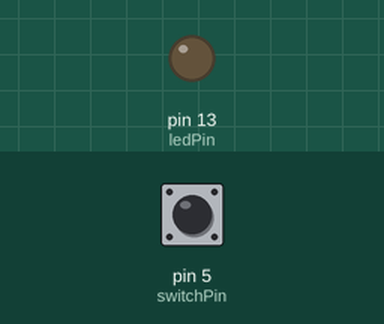
Bench run of a sketch on a simulated Arduino Uno, built with avr-gcc and run on an emulated ATmega328P. Parts: output pins drawn as LEDs (lit = HIGH). Dashed ring = blinking. The inputs (shaded band) are chosen by the test bench; at power-on: pin 5 (switchPin) HIGH.

Above: at 1.2 s.
1.3 s: pin 5 (switchPin) pulled LOW for 3.2 s
At 3.8 s:
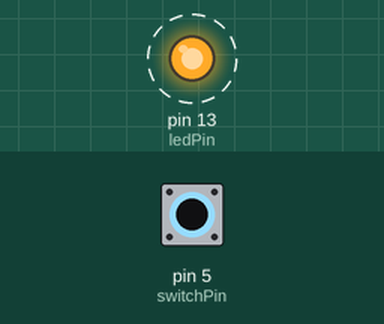
Timing chart, 0 to 13.5 s (numbered marks = the images above; inputs shaded):
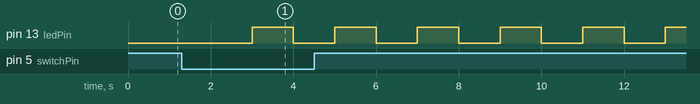

Measured:
- after the input at 1.3 s, pin 13 (ledPin): alternates HIGH for 1.0 s and LOW for 1.0 s, starting after 1.7 s

The sketch:

sketch_16_03_flashing_3.ino
```cpp
// sketch_16_03_flashing_3

#include <Timer.h>


const int ledPin = 13;
const int switchPin = 5;
const int period = 1000;

boolean flashing = false;
int ledState = LOW;
Timer t;

void setup()
{
  pinMode(ledPin, OUTPUT);
  pinMode(switchPin, INPUT_PULLUP);
  t.every(period, flashIfRequired);
}

void loop()
{
  if (digitalRead(switchPin) == LOW)
  {
    flashing = ! flashing;
    if (! flashing)
    {
      digitalWrite(ledPin, LOW);
    }
  }
  t.update();
}

void flashIfRequired()
{
  if (flashing)
  {
    ledState = ! ledState;
    digitalWrite(ledPin, ledState);
  }
}
```
